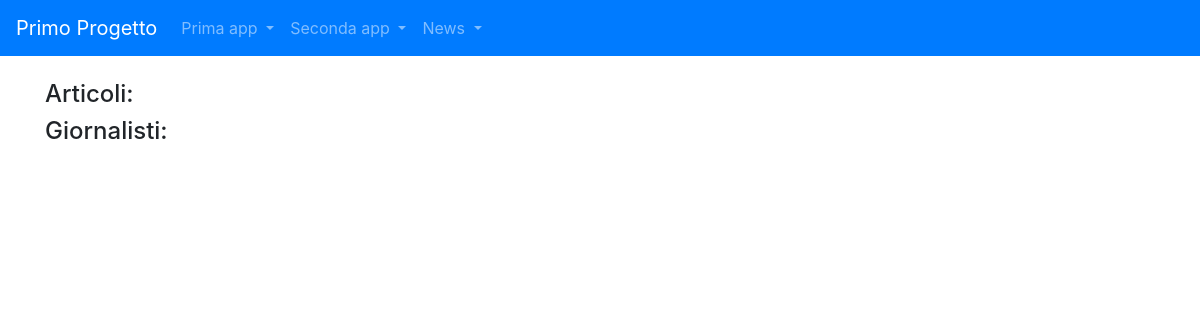
/news/homeview/, run on an earlier commit of the app's database.
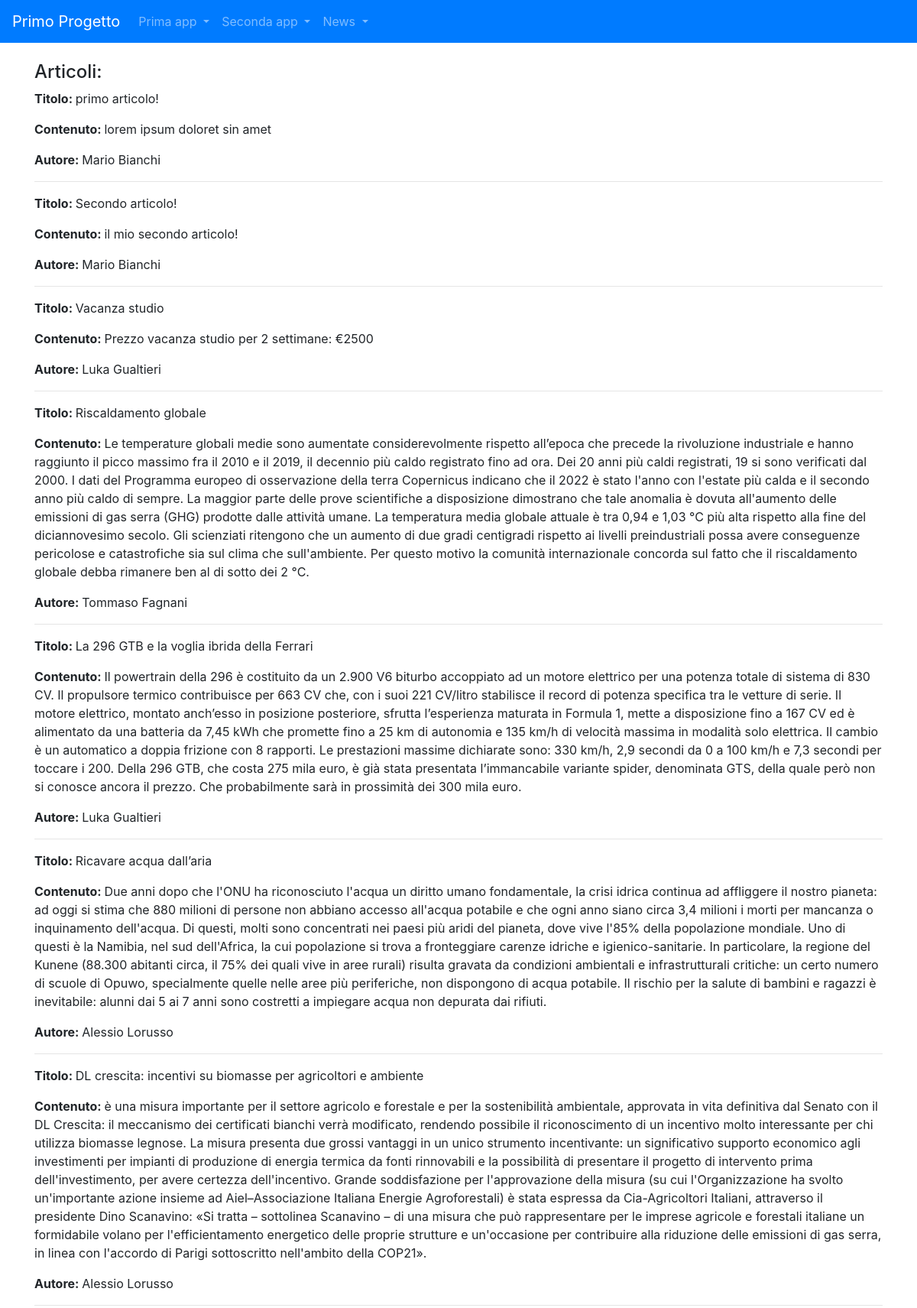
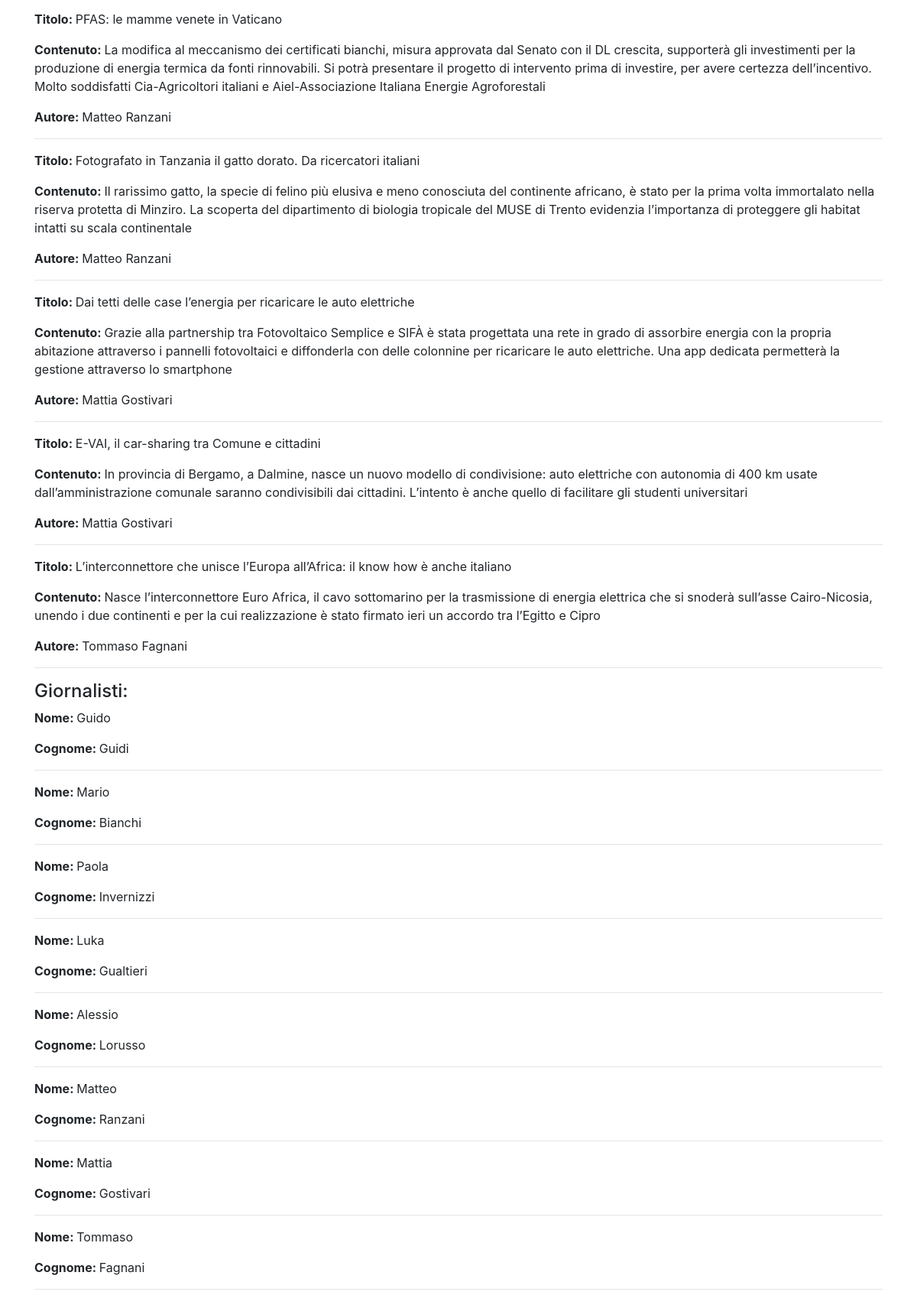
And on a later commit of the database (2 pictures, top to bottom).
### news/models.py (models this page shows)
class Articolo(models.Model):
    titolo = models.CharField(max_length=100)
    contenuto = models.TextField()
    giornalista = models.ForeignKey(Giornalista, on_delete=models.CASCADE, related_name="articoli")
    data = models.DateField(auto_now=False, blank=True)
    visualizzazioni = models.IntegerField(default=0, blank=True)
    def __str__(self):
        return self.titolo
    class Meta:
        verbose_name = "Articolo"
        verbose_name_plural = "Articoli"

class Giornalista(models.Model):
    nome = models.CharField(max_length=20)
    cognome = models.CharField(max_length=20)
    anno_di_nascita = models.DateField(blank=True)
    def __str__(self):
        return self.nome + " " + self.cognome
    class Meta:
        verbose_name = "Giornalista"
        verbose_name_plural = "Giornalisti"

### news/views.py (the view)
# urls.py: path('homeview/', home, name="homeview"),
def home(request):
    articoli = Articolo.objects.all()
    giornalisti = Giornalista.objects.all()
    context = {"articoli": articoli, "giornalisti": giornalisti}
    print(context)
    return render(request, "homepage1.html", context)

### news/templates/homepage1.html (shortened to what this page needs)
{% extends "base.html" %}
{% block content %}
 <h4>Articoli:</h4>
    {% for articolo in articoli %}
    <p><strong>Titolo: </strong> {{ articolo.titolo }}</p>
    <p><strong>Contenuto: </strong> {{ articolo.contenuto }}</p>
    <p><strong>Autore: </strong> {{ articolo.giornalista }}</p>
    <hr>
    {% endfor %}
<h4>Giornalisti:</h4>
    {% for giornalista in giornalisti %}
    <p><strong>Nome: </strong> {{ giornalista.nome }}</p>
    <p><strong>Cognome: </strong> {{ giornalista.cognome }}</p>
    <hr>
    {% endfor %}
{% endblock content %}

### templates/base.html (shortened to what this page needs)
<!doctype html>
{% load static %}
<html lang="en">
  <head>
    <link rel="stylesheet" href="https://cdn.jsdelivr.net/npm/bootstrap@4.5.3/dist/css/bootstrap.min.css">
     <title>{% block title %} Primo progetto {% endblock title %}</title>  </head>
  <body>
    <nav class="navbar navbar-expand-lg navbar-dark bg-primary">
        <a class="navbar-brand" href="/">Primo Progetto</a>
        <div class="collapse navbar-collapse" id="navbarSupportedContent">
          <ul class="navbar-nav mr-auto">
            <li class="nav-item dropdown">
              <a class="nav-link dropdown-toggle" href="#" id="navbarDropdown" role="button" data-toggle="dropdown" aria-haspopup="true" aria-expanded="false">
                Prima app
              </a>
            </li>
            <li class="nav-item dropdown">
              <a class="nav-link dropdown-toggle" href="#" id="navbarDropdown" role="button" data-toggle="dropdown" aria-haspopup="true" aria-expanded="false">
                Seconda app
              </a>
            </li>
            <li class="nav-item dropdown">
              <a class="nav-link dropdown-toggle" href="#" id="navbarDropdown" role="button" data-toggle="dropdown" aria-haspopup="true" aria-expanded="false">
                News
              </a>
            </li>
          </ul>
        </div>
      </nav>
      <div class="container my-4">
        {%block content%}
        {%endblock content%}
      </div>
  </body>
</html>

What changed in the data, as far as the page shows it:
added Articolo: titolo "primo articolo!", contenuto "lorem ipsum doloret sin amet", giornalista "Mario Bianchi"
added Articolo: titolo "Secondo articolo!", contenuto "il mio secondo articolo!", giornalista "Mario Bianchi"
added Articolo: titolo "Vacanza studio", contenuto "Prezzo vacanza studio per 2 settimane: €2500", giornalista "Luka Gualtieri"
added Articolo: titolo "Riscaldamento globale", contenuto "Le temperature globali medie sono aumentate considerevolmente rispetto all’epoca che precede la rivoluzione industriale e hanno raggiunto il picco massimo fra il 2010 e il 2019, il decennio più caldo registrato fino ad ora. Dei 20 anni più caldi registrati, 19 si sono verificati dal 2000. I dati del Programma europeo di osservazione della terra Copernicus indicano che il 2022 è stato l'anno con l'estate più calda e il secondo anno più caldo di sempre. La maggior parte delle prove scientifiche a disposizione dimostrano che tale anomalia è dovuta all'aumento delle emissioni di gas serra (GHG) prodotte dalle attività umane. La temperatura media globale attuale è tra 0,94 e 1,03 °C più alta…", giornalista "Tommaso Fagnani"
added Articolo: titolo "La 296 GTB e la voglia ibrida della Ferrari", contenuto "Il powertrain della 296 è costituito da un 2.900 V6 biturbo accoppiato ad un motore elettrico per una potenza totale di sistema di 830 CV. Il propulsore termico contribuisce per 663 CV che, con i suoi 221 CV/litro stabilisce il record di potenza specifica tra le vetture di serie. Il motore elettrico, montato anch’esso in posizione posteriore, sfrutta l’esperienza maturata in Formula 1, mette a disposizione fino a 167 CV ed è alimentato da una batteria da 7,45 kWh che promette fino a 25 km di autonomia e 135 km/h di velocità massima in modalità solo elettrica. Il cambio è un automatico a doppia frizione con 8 rapporti. Le prestazioni massime dichiarate sono: 330 km/h, 2,9 secondi da 0 a 100…", giornalista "Luka Gualtieri"
added Articolo: titolo "Ricavare acqua dall’aria", contenuto "Due anni dopo che l'ONU ha riconosciuto l'acqua un diritto umano fondamentale, la crisi idrica continua ad affliggere il nostro pianeta: ad oggi si stima che 880 milioni di persone non abbiano accesso all'acqua potabile e che ogni anno siano circa 3,4 milioni i morti per mancanza o inquinamento dell'acqua. Di questi, molti sono concentrati nei paesi più aridi del pianeta, dove vive l'85% della popolazione mondiale. Uno di questi è la Namibia, nel sud dell'Africa, la cui popolazione si trova a fronteggiare carenze idriche e igienico-sanitarie. In particolare, la regione del Kunene (88.300 abitanti circa, il 75% dei quali vive in aree rurali) risulta gravata da condizioni ambientali e…", giornalista "Alessio Lorusso"
added Articolo: titolo "DL crescita: incentivi su biomasse per agricoltori e ambiente", contenuto "è una misura importante per il settore agricolo e forestale e per la sostenibilità ambientale, approvata in vita definitiva dal Senato con il DL Crescita: il meccanismo dei certificati bianchi verrà modificato, rendendo possibile il riconoscimento di un incentivo molto interessante per chi utilizza biomasse legnose. La misura presenta due grossi vantaggi in un unico strumento incentivante: un significativo supporto economico agli investimenti per impianti di produzione di energia termica da fonti rinnovabili e la possibilità di presentare il progetto di intervento prima dell'investimento, per avere certezza dell'incentivo. Grande soddisfazione per l'approvazione della misura (su cui…", giornalista "Alessio Lorusso"
added Articolo: titolo "PFAS: le mamme venete in Vaticano", contenuto "La modifica al meccanismo dei certificati bianchi, misura approvata dal Senato con il DL crescita, supporterà gli investimenti per la produzione di energia termica da fonti rinnovabili. Si potrà presentare il progetto di intervento prima di investire, per avere certezza dell’incentivo. Molto soddisfatti Cia-Agricoltori italiani e Aiel-Associazione Italiana Energie Agroforestali", giornalista "Matteo Ranzani"
added Articolo: titolo "Fotografato in Tanzania il gatto dorato. Da ricercatori italiani", contenuto "Il rarissimo gatto, la specie di felino più elusiva e meno conosciuta del continente africano, è stato per la prima volta immortalato nella riserva protetta di Minziro. La scoperta del dipartimento di biologia tropicale del MUSE di Trento evidenzia l’importanza di proteggere gli habitat intatti su scala continentale", giornalista "Matteo Ranzani"
added Articolo: titolo "Dai tetti delle case l’energia per ricaricare le auto elettriche", contenuto "Grazie alla partnership tra Fotovoltaico Semplice e SIFÀ è stata progettata una rete in grado di assorbire energia con la propria abitazione attraverso i pannelli fotovoltaici e diffonderla con delle colonnine per ricaricare le auto elettriche. Una app dedicata permetterà la gestione attraverso lo smartphone", giornalista "Mattia Gostivari"
added Articolo: titolo "E-VAI, il car-sharing tra Comune e cittadini", contenuto "In provincia di Bergamo, a Dalmine, nasce un nuovo modello di condivisione: auto elettriche con autonomia di 400 km usate dall’amministrazione comunale saranno condivisibili dai cittadini. L’intento è anche quello di facilitare gli studenti universitari", giornalista "Mattia Gostivari"
added Articolo: titolo "L’interconnettore che unisce l’Europa all’Africa: il know how è anche italiano", contenuto "Nasce l’interconnettore Euro Africa, il cavo sottomarino per la trasmissione di energia elettrica che si snoderà sull’asse Cairo-Nicosia, unendo i due continenti e per la cui realizzazione è stato firmato ieri un accordo tra l’Egitto e Cipro", giornalista "Tommaso Fagnani"
added Giornalista: nome "Guido", cognome "Guidi"
added Giornalista: nome "Mario", cognome "Bianchi"
added Giornalista: nome "Paola", cognome "Invernizzi"
added Giornalista: nome "Luka", cognome "Gualtieri"
added Giornalista: nome "Alessio", cognome "Lorusso"
added Giornalista: nome "Matteo", cognome "Ranzani"
added Giornalista: nome "Mattia", cognome "Gostivari"
added Giornalista: nome "Tommaso", cognome "Fagnani"
